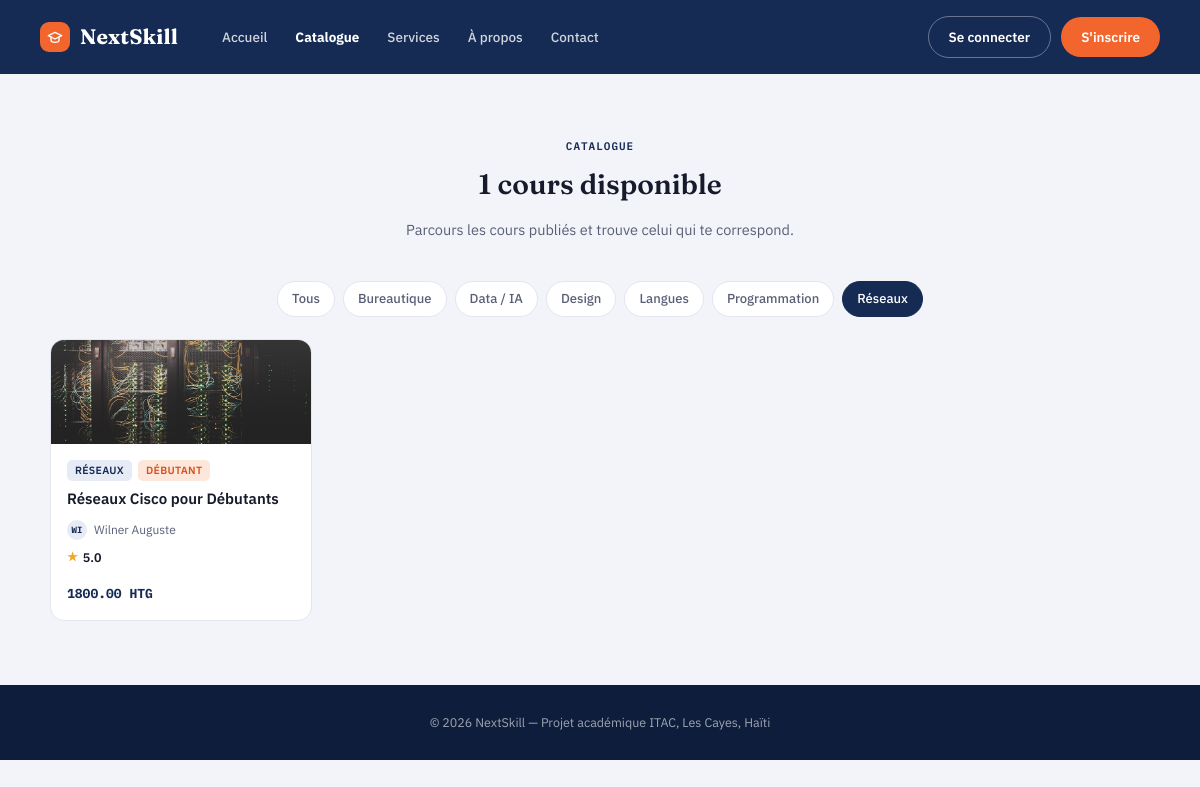
Screenshot of /catalogue/?categorie=8 with the database file from the repository.
### courses/models.py (models this page shows, shortened)
class Categorie(models.Model):
    nom = models.CharField(max_length=100, unique=True)  # unique pour éviter les doublons de catégorie
    description = models.TextField(blank=True)  # facultative
    class Meta:
        verbose_name = "Catégorie"
        verbose_name_plural = "Catégories"
        ordering = ["nom"]  # tri alphabétique par défaut

class Cours(models.Model):
    class Niveau(models.TextChoices):  # niveau de difficulté affiché sur la fiche cours
        DEBUTANT = "debutant", "Débutant"
        INTERMEDIAIRE = "intermediaire", "Intermédiaire"
        AVANCE = "avance", "Avancé"
    class Statut(models.TextChoices):  # cycle de vie d'un cours, du brouillon à la publication
        BROUILLON = "brouillon", "Brouillon"
        EN_ATTENTE = "en_attente", "En attente de validation"  # soumis par le formateur, attend l'admin
        PUBLIE = "publie", "Publié"  # visible dans le catalogue public
        REJETE = "rejete", "Rejeté"  # refusé par l'administration
    titre = models.CharField(max_length=200)
    slug = models.SlugField(max_length=220, unique=True, blank=True)  # généré automatiquement dans save(), jamais saisi à la main
    description = models.TextField()  # obligatoire, contrairement à celle de Categorie
    niveau = models.CharField(max_length=20, choices=Niveau.choices, default=Niveau.DEBUTANT)
    langue = models.CharField(max_length=50, default="Français")
    prix = models.DecimalField(
        max_digits=8,  # jusqu'à 999999.99
        decimal_places=2,
        default=Decimal("0.00"),
        help_text="Prix du cours en gourdes. 0 = cours gratuit.",
    )
    image_couverture = models.ImageField(upload_to="cours/couvertures/", blank=True, null=True)  # affichée dans le catalogue et le détail
    statut = models.CharField(max_length=20, choices=Statut.choices, default=Statut.BROUILLON)
    date_creation = models.DateTimeField(auto_now_add=True)  # figée à la création
    date_maj = models.DateTimeField(auto_now=True)  # mise à jour à chaque save()
    formateur = models.ForeignKey(
        settings.AUTH_USER_MODEL,
        on_delete=models.CASCADE,  # si le formateur est supprimé, ses cours le sont aussi
        related_name="cours_crees",  # permet d'écrire utilisateur.cours_crees.all()
        limit_choices_to={"role": "formateur"},  # limite le champ dans l'admin aux comptes formateur
    )
    categorie = models.ForeignKey(
        Categorie,
        on_delete=models.PROTECT,  # empêche de supprimer une catégorie tant qu'un cours y est rattaché
        related_name="cours",
    )
    class Meta:
        verbose_name = "Cours"
        verbose_name_plural = "Cours"  # identique au singulier ("des cours"), sinon Django afficherait "Courss"
        ordering = ["-date_creation"]  # les plus récents en premier
    def save(self, *args, **kwargs):
        if not self.slug:  # ne régénère jamais un slug déjà existant, pour ne pas casser les URLs déjà partagées
            self.slug = slugify(self.titre)
        super().save(*args, **kwargs)  # enregistrement réel en base, délégué au parent

### accounts/models.py (models this page shows, shortened)
class Utilisateur(AbstractUser):
    class Role(models.TextChoices):  # énumération des rôles possibles (valeur stockée, libellé affiché)
        ETUDIANT = "etudiant", "Étudiant"  # rôle par défaut à l'inscription
        FORMATEUR = "formateur", "Formateur"  # crée et gère des cours
        ADMIN = "admin", "Administrateur"  # valide les cours et supervise la plateforme
    role = models.CharField(
        max_length=20,  # assez long pour contenir la plus longue valeur ("formateur")
        choices=Role.choices,  # limite les valeurs possibles aux 3 rôles définis ci-dessus
        default=Role.ETUDIANT,  # tout nouvel utilisateur est étudiant sauf indication contraire
        help_text="Détermine les permissions et l'interface affichée à l'utilisateur.",
    )
    photo_profil = models.ImageField(
        upload_to="profils/",  # sous-dossier de MEDIA_ROOT où sont stockées les photos
        blank=True,  # facultatif dans les formulaires
        null=True,  # peut être vide en base de données
    )
    bio = models.TextField(
        blank=True,  # facultatif : tous les utilisateurs n'ont pas besoin d'une bio
        help_text="Utilisé principalement pour la page publique d'un formateur.",
    )
    specialite = models.CharField(
        max_length=150,
        blank=True,  # requis uniquement pour un formateur (validé côté formulaire, pas ici)
        help_text="Domaine d'expertise du formateur (ex: Développement web, Data Science).",
    )
    date_inscription = models.DateTimeField(auto_now_add=True)  # rempli automatiquement à la création, jamais modifié ensuite
    class Meta:
        verbose_name = "Utilisateur"  # nom singulier affiché dans l'admin Django
        verbose_name_plural = "Utilisateurs"  # nom pluriel affiché dans l'admin Django
        ordering = ["-date_inscription"]  # les plus récents inscrits apparaissent en premier

### courses/views.py (the view)
# urls.py: path("catalogue/", views.catalogue, name="catalogue"),  # liste publique des cours publiés
def catalogue(request):
    cours_liste = Cours.objects.filter(statut=Cours.Statut.PUBLIE).select_related(
        "categorie", "formateur"  # évite une requête SQL par cours pour afficher sa catégorie/son formateur
    )
    categorie_id = request.GET.get("categorie")  # filtre optionnel passé en paramètre d'URL (?categorie=3)
    if categorie_id:
        cours_liste = cours_liste.filter(categorie_id=categorie_id)
    cours_liste = cours_liste.annotate(note_moyenne=Avg("avis__note"))  # calcule la moyenne des avis en une seule requête SQL
    return render(
        request,
        "courses/catalogue.html",
        {
            "cours_liste": cours_liste,
            "categories": Categorie.objects.all(),  # pour construire les filtres cliquables (chips)
            "categorie_active": categorie_id,  # pour surligner le filtre actuellement sélectionné
        },
    )

### courses/templates/courses/catalogue.html (shortened to what this page needs)
{% extends "pages/base.html" %}
{% block content %}
<section class="section" id="catalogue">
  <div class="section-head">
    <span class="eyebrow">Catalogue</span>
    <h2>{{ cours_liste|length }} cours disponible{{ cours_liste|length|pluralize }}</h2>
    <p>Parcours les cours publiés et trouve celui qui te correspond.</p>
  </div>
  <div class="filter-row">
    <a class="chip{% if not categorie_active %} active{% endif %}" href="{% url 'courses:catalogue' %}">Tous</a>
    {% for categorie in categories %}
      <a class="chip{% if categorie_active == categorie.id|stringformat:'s' %} active{% endif %}"
         href="{% url 'courses:catalogue' %}?categorie={{ categorie.id }}">{{ categorie.nom }}</a>
    {% endfor %}
  </div>
  {% if cours_liste %}
    <div class="course-grid">
      {% for cours in cours_liste %}
        <a class="course-card-full" href="{% url 'courses:detail' cours.slug %}">
          <div class="course-cover" {% if cours.image_couverture %}style="background-image:url('{{ cours.image_couverture.url }}');"{% endif %}>
          </div>
          <div class="course-body">
            <div class="course-tags">
              <span class="tag categorie">{{ cours.categorie.nom }}</span>
              <span class="tag niveau">{{ cours.get_niveau_display }}</span>
            </div>
            <div class="course-title">{{ cours.titre }}</div>
            <div class="instructor-mini">
              <div class="mini-avatar">{{ cours.formateur.username|slice:":2"|upper }}</div>
              <span>{{ cours.formateur.get_full_name|default:cours.formateur.username }}</span>
            </div>
            {% if cours.note_moyenne %}
              <div class="rating-row"><span class="stars">★</span> {{ cours.note_moyenne|floatformat:1 }}</div>
            {% endif %}
            <div class="course-card-footer">
              <div class="course-price{% if cours.prix == 0 %} gratuit{% endif %}">
                {% if cours.prix == 0 %}Gratuit{% else %}{{ cours.prix }} HTG{% endif %}
              </div>
            </div>
          </div>
        </a>
      {% endfor %}
    </div>
  {% else %}
    <p class="subtitle">Aucun cours publié pour le moment{% if categorie_active %} dans cette catégorie{% endif %}.</p>
  {% endif %}
</section>
{% endblock %}

### pages/static/pages/css/public.css (style rules this page uses)
:root { --bg:#F2F4FA; --surface:#FFFFFF; --surface-soft:#F8F9FD; --ink:#161A2B; --ink-soft:#5A5F76; --ink-faint:#9498AC; --line:#E3E5EF; --primary:#152B54; --primary-dark:#0D1D3B; --primary-tint:#E7EBF6; --accent:#F2662D; --accent-dark:#D8501C; --accent-tint:#FDE7DB; --done:#1F9D74; --done-tint:#E1F5EC; --danger:#C24545; --radius:14px; --radius-sm:8px; --shadow:0 1px 2px rgba(20,25,50,.04), 0 8px 24px -12px rgba(20,25,50,.12); --font-display:'Fraunces', serif; --font-body:'IBM Plex Sans', sans-serif; --font-mono:'IBM Plex Mono', monospace; }
* { box-sizing:border-box; }
html,body { margin:0;padding:0; }
body { background:var(--bg); color:var(--ink); font-family:var(--font-body); font-size:15px; line-height:1.5; -webkit-font-smoothing:antialiased; }
a { color:inherit;text-decoration:none; }
h2 { font-family:var(--font-display);font-weight:600;font-size:21px;margin:0 0 4px;color:var(--ink); }
.eyebrow { font-family:var(--font-mono);font-size:11px;letter-spacing:1px;text-transform:uppercase; color:var(--primary);font-weight:600;margin-bottom:8px;display:block; }
.section { padding:64px 40px;max-width:1180px;margin:0 auto; }
.section-head { text-align:center;max-width:560px;margin:0 auto 40px; }
.section-head .eyebrow { justify-content:center;text-align:center; }
.section-head h2 { font-size:28px; }
.section-head p { color:var(--ink-soft);font-size:14.5px; }
.filter-row { display:flex;gap:8px;margin-bottom:22px;flex-wrap:wrap;justify-content:center; }
.chip { border:1px solid var(--line);background:var(--surface); padding:7px 14px;border-radius:999px;font-size:13px;font-weight:500;color:var(--ink-soft); transition:all .15s; }
.chip.active { background:var(--primary);border-color:var(--primary);color:#fff; }
.course-grid { display:grid;grid-template-columns:repeat(auto-fill,minmax(260px,1fr));gap:18px; }
.course-card-full { background:var(--surface);border:1px solid var(--line);border-radius:var(--radius); overflow:hidden;transition:transform .15s, box-shadow .15s;display:flex;flex-direction:column; }
.course-cover { height:104px;background:linear-gradient(135deg,var(--primary),var(--primary-dark)); background-size:cover;background-position:center; display:flex;align-items:center;justify-content:center;position:relative; }
.course-body { padding:16px;display:flex;flex-direction:column;gap:8px;flex:1; }
.course-tags { display:flex;gap:6px; }
.tag { font-size:10.5px;font-weight:600;letter-spacing:.3px;text-transform:uppercase;padding:3px 8px;border-radius:5px; }
.tag.niveau { background:var(--accent-tint);color:var(--accent-dark); }
.tag.categorie { background:var(--primary-tint);color:var(--primary); }
.course-title { font-weight:600;font-size:15px;line-height:1.35;color:var(--ink); }
.course-price { font-family:var(--font-mono);font-size:13px;font-weight:700;color:var(--primary); }
.instructor-mini { display:flex;align-items:center;gap:7px;font-size:12px;color:var(--ink-soft);margin-top:2px; }
.mini-avatar { width:20px;height:20px;border-radius:50%;background:var(--primary-tint);color:var(--primary); display:flex;align-items:center;justify-content:center;font-size:9px;font-weight:700;font-family:var(--font-mono);flex:none; }
.rating-row { display:flex;align-items:center;gap:5px;font-size:12.5px;font-weight:600;color:var(--ink); }
.rating-row .stars { color:#F0A82C;font-size:12px; }
.course-card-footer { display:flex;align-items:center;justify-content:space-between;margin-top:auto;padding-top:10px; }

### rows the page displays
Categorie: nom "Bureautique"
Categorie: nom "Data / IA"
Categorie: nom "Design"
Categorie: nom "Langues"
Categorie: nom "Programmation"
Categorie: nom "Réseaux"
Cours: image_couverture (picture), categorie.nom "RÉSEAUX", niveau "DÉBUTANT", titre "Réseaux Cisco pour Débutants", formateur.username "WI", formateur.get_full_name "Wilner Auguste", note_moyenne "5.0", prix "1800.00"

### other values shown
{{ cours_liste|length }} "1"
